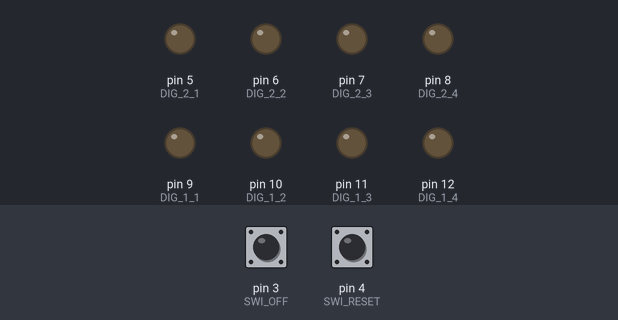
Bench run of a sketch on a simulated Arduino Uno, built with avr-gcc and run on an emulated ATmega328P. Shown: output pins drawn as LEDs (lit = HIGH). Dashed ring = blinking. Inputs (shaded band) come from the test bench; at power-on: pin 4 (SWI_RESET) HIGH, pin 3 (SWI_OFF) HIGH.

Above: at 3.2 s.
3.3 s: pin 4 (SWI_RESET) pulled LOW for 3.2 s
At 5.4 s:
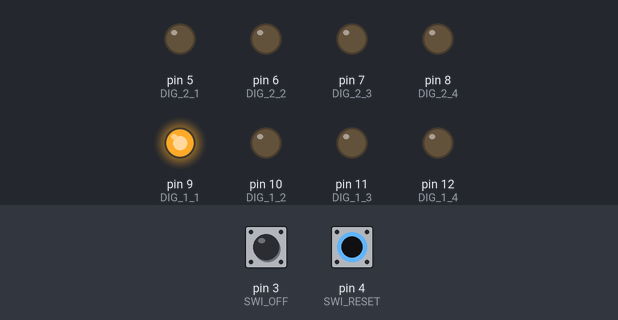
8.7 s: pin 4 (SWI_RESET) driven LOW
At 11.2 s:
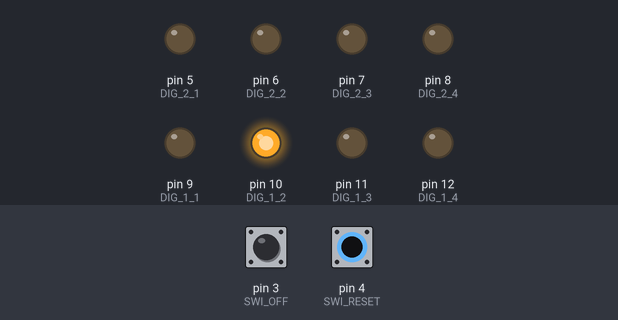
13.2 s: pin 3 (SWI_OFF) pulled LOW for 1.45 s
At 15.1 s:
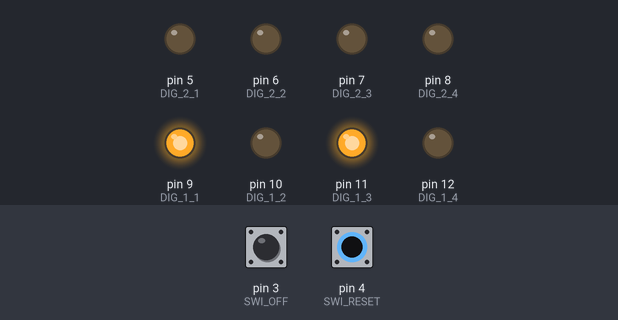
16.1 s: pin 3 (SWI_OFF) pulled LOW for 3.2 s
At 21.4 s:
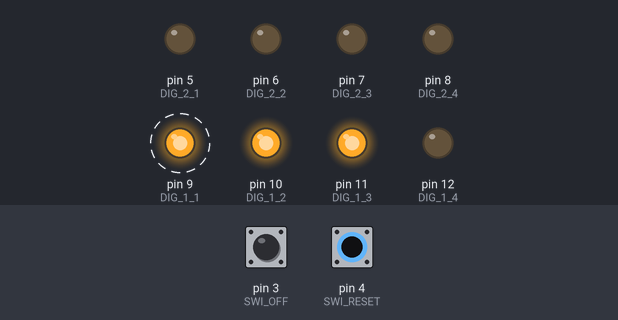
23.8 s: pin 4 (SWI_RESET) driven HIGH
At 25.3 s:
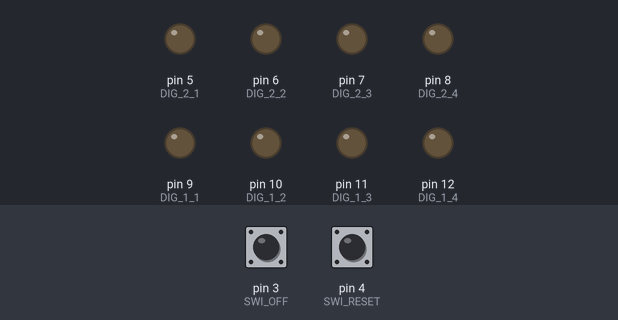
Timing chart, 0 to 26.8 s (numbered marks = the images above; inputs shaded):
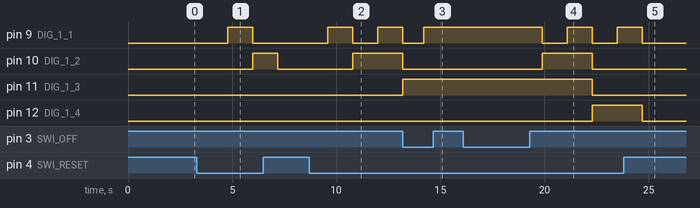

Measured:
- after the input at 3.3 s, pin 9 (DIG_1_1): LOW → HIGH after 1.5 s, → LOW 1.2 s later; pin 10 (DIG_1_2): LOW → HIGH after 2.7 s, → LOW 1.2 s later
- after the input at 8.7 s, pin 9 (DIG_1_1): LOW → HIGH after 0.90 s, → LOW 1.2 s later, → HIGH 1.2 s later; pin 10 (DIG_1_2): LOW → HIGH after 2.1 s
- after the input at 13.2 s, pin 10 (DIG_1_2): goes on until 13.2 s, then stays LOW
- after the input at 16.1 s, pin 9 (DIG_1_1): alternates HIGH for 1.2 s and LOW for 1.2 s, starting after 3.8 s; pin 10 (DIG_1_2): LOW → HIGH after 3.8 s, → LOW 2.4 s later; pin 11 (DIG_1_3): HIGH → LOW after 6.2 s; pin 12 (DIG_1_4): LOW → HIGH after 6.2 s
- after the input at 23.8 s, pin 5 (DIG_2_1): stays LOW (without the input it goes to HIGH after 0.90 s); pin 9 (DIG_1_1): goes on until 24.7 s, then stays LOW; pin 10 (DIG_1_2): stays LOW (without the input it goes to HIGH after 3.3 s)

The sketch:

digital-clock.ino
```cpp
// (licence header left out)
/*** 引入关键库 ****/
#include "ovo.h"

/*** 是否开启debug模式 ****/

//去掉下一行的注释以开启debug模式
//#define DEBUG_MODE

/*** 是否使用备用开关算法 ****/

//!!仅在暂停键不灵敏时考虑本选项!!
//去掉下一行的注释以使用备用开关算法
//#define FORCED_SWITCH


/*** 定义初始参数 ****/

//小组组号
#define GROUP_ID 22 //计时器增大到此值将重新从零开始
                    //例如此处我的组号是22

//时钟变换时间间隔 (毫秒)::如果组号超过30可考虑调小本值
#define INTERVAL_TIME 1000 //默认是1秒

//按下开关后冻结时间 (毫秒)::仅在备用开关模式有效
#define SWI_DELAY_TIME 1200

//pin口 - 接译码器1 (显示个位)
#define DIG_1_1 9   //A
#define DIG_1_2 10  //B
#define DIG_1_3 11  //C
#define DIG_1_4 12  //D

//pin口 - 接译码器2 (显示十位)
#define DIG_2_1 5   //A
#define DIG_2_2 6   //B
#define DIG_2_3 7   //C
#define DIG_2_4 8   //D

//pin口 - 接开关
#define SWI_OFF 3

//pin口 - 接reset键
#define SWI_RESET 4


/*** 引入自定义库 ****/

#include "digital-screen.h"
#include "switch.h"


/*** 运行初始化 ****/

void setup(){

    //时钟显示屏初始化
    digital_clock_ini();
    //开关组件初始化
    switch_ini();
    //初始化串口,方便debug
    Serial.begin(115200);
#ifdef DEBUG_MODE
    //初始化板载led,作为debug的指示灯
    pinMode(LED_BUILTIN, OUTPUT);
#endif
}


/*** 实例化组件 ****/

#ifdef DEBUG_MODE

//时钟显示屏实例化
Debug_DigitalClock clock(GROUP_ID);


#else

//时钟显示屏实例化
DigitalClock clock(GROUP_ID);

#endif

//开关组件实例化
Switch swi(SWI_OFF), reset(SWI_RESET);

/*** 主循环程序 ****/

void loop(){

    /*** 主要控制逻辑 ****/
#ifdef DEBUG_MODE

    //如果reset键或开关键被按下，板载led亮
    if(reset.isPressed() == true || swi.isPressed() == true) {
        digitalWrite(LED_BUILTIN, HIGH);
    }else{
        digitalWrite(LED_BUILTIN, LOW);
    }

#else
    //如果reset键被按下，重置时钟
    if(reset.isPressed() == true) {
      clock.reset();
      swi.changeStatus(15);
      reset.changeStatus(1);
    }

    //如果开关打开，则开始或停止计时
    if(swi.getStatus() == true) clock.show();
    else clock.hide();
#endif

    /*** 守护进程 ****/
    clock.core();
    swi.core();
    reset.core();

}
```

digital-screen.h
```cpp
// (licence header left out)
#ifndef _DIGITAL_SCREEN_H
#define _DIGITAL_SCREEN_H

#include "ovo.h"

#ifndef INTERVAL_TIME
#define INTERVAL_TIME 1000
#endif


#ifndef DIG_1_1
#define DIG_1_1 9
#endif

#ifndef DIG_1_2
#define DIG_1_2 10
#endif

#ifndef DIG_1_3
#define DIG_1_3 11
#endif

#ifndef DIG_1_4
#define DIG_1_4 12
#endif

#ifndef DIG_2_1
#define DIG_2_1 5
#endif

#ifndef DIG_2_2
#define DIG_2_2 6
#endif

#ifndef DIG_2_3
#define DIG_2_3 7
#endif

#ifndef DIG_2_4
#define DIG_2_4 8
#endif

class DigitalClock{

public:

    DigitalClock(int group = 22){

        this->_group = group;
        _ice = 0;
        _cnt = 0;
    };


    /**
     * control digital screens
     *
     * @Author yimian
     * @param int num # 待显示数字
     * @return void
     */
    inline void digital_show(int num){

        if(num == -1 || _ice == 1){
            //digital_show_1(15);
            //digital_show_2(15);
            return;
        }

        digital_show_1(num % 10);
        digital_show_2((num / 10) % 10);
    }


    void core(){

        setInterval([&](){
            this->digital_show(this->_cnt % (this->_group + 1));
            if(this->_ice != 1) this->_cnt++;
        }, INTERVAL_TIME);
    }

    inline void hide(){
        this->_ice = 1;
    }

    inline void show(){
        this->_ice = 0;
    }

    inline void change(){
        this->_ice = !(this->_ice);
    }

    inline void reset(){
        this->_cnt = 0;
    }

private:

    int _group;
    int _ice;
    unsigned int _cnt;

    /**
     * control digital screen 1
     *
     * @Author yimian
     * @param int num # 待显示数字
     * @return void
     */
    void digital_show_1(int num){

        digitalWrite(DIG_1_1, !!(num & (0x01<<0)));
        digitalWrite(DIG_1_2, !!(num & (0x01<<1)));
        digitalWrite(DIG_1_3, !!(num & (0x01<<2)));
        digitalWrite(DIG_1_4, !!(num & (0x01<<3)));
    }


    /**
     * control digital screen 2
     *
     * @Author yimian
     * @param int num # 待显示数字
     * @return void
     */
    void digital_show_2(int num){

        digitalWrite(DIG_2_1, !!(num & (0x01<<0)));
        digitalWrite(DIG_2_2, !!(num & (0x01<<1)));
        digitalWrite(DIG_2_3, !!(num & (0x01<<2)));
        digitalWrite(DIG_2_4, !!(num & (0x01<<3)));
    }


};


/**
 * digital-clock setup
 *
 * @Author yimian
 * @param void
 * @return void
 */
void digital_clock_ini(){

    pinMode(DIG_1_1, OUTPUT);
    pinMode(DIG_1_2, OUTPUT);
    pinMode(DIG_1_3, OUTPUT);
    pinMode(DIG_1_4, OUTPUT);
    pinMode(DIG_2_1, OUTPUT);
    pinMode(DIG_2_2, OUTPUT);
    pinMode(DIG_2_3, OUTPUT);
    pinMode(DIG_2_4, OUTPUT);

}


#ifdef DEBUG_MODE

class Debug_DigitalClock{

public:

    Debug_DigitalClock(int group = 22){

        this->_group = group;
        _ice = 0;
        _cnt = 0;
    };


    /**
     * control digital screens
     *
     * @Author yimian
     * @param int num # 待显示数字
     * @return void
     */
    inline void digital_show(int num){

        if(num == -1 || _ice == 1){
            //digital_show_1(15);
            //digital_show_2(15);
            return;
        }

        digital_show_1(num % 10);
        digital_show_2(num % 10);
    }


    void core(){

        setInterval([&](){
            this->digital_show(this->_cnt % (this->_group + 1));
            if(this->_ice != 1) this->_cnt++;
        }, INTERVAL_TIME);
    }

    inline void hide(){
        this->_ice = 1;
    }

    inline void show(){
        this->_ice = 0;
    }

    inline void change(){
        this->_ice = !(this->_ice);
    }

    inline void reset(){
        this->_cnt = 0;
    }

private:

    int _group;
    int _ice;
    unsigned int _cnt;

    /**
     * control digital screen 1
     *
     * @Author yimian
     * @param int num # 待显示数字
     * @return void
     */
    void digital_show_1(int num){

        digitalWrite(DIG_1_1, !!(num & (0x01<<0)));
        digitalWrite(DIG_1_2, !!(num & (0x01<<1)));
        digitalWrite(DIG_1_3, !!(num & (0x01<<2)));
        digitalWrite(DIG_1_4, !!(num & (0x01<<3)));
    }


    /**
     * control digital screen 2
     *
     * @Author yimian
     * @param int num # 待显示数字
     * @return void
     */
    void digital_show_2(int num){

        digitalWrite(DIG_2_1, !!(num & (0x01<<0)));
        digitalWrite(DIG_2_2, !!(num & (0x01<<1)));
        digitalWrite(DIG_2_3, !!(num & (0x01<<2)));
        digitalWrite(DIG_2_4, !!(num & (0x01<<3)));
    }


};

#endif

#endif
```

ovo.h
```cpp
// (licence header left out)
#ifndef _OVO_H
#define _OVO_H


/**
 * Like set Timeout in JS
 *
 * @Author yimian
 * @param auto function (allow Lambda)
 * @param int millisecond to dealy
 * @return void
 */
void setTimeout(auto function,const int delay)
{
    static bool on = 1;
    if(on == 1){
        static unsigned long startTime = millis();

        if(millis() - startTime > delay){
            function();
            on == 0;
        }
    }
}

/**
 * Like set Interval in JS
 *
 * @Author yimian
 * @param auto function (allow Lambda)
 * @param int millisecond of interval
 * @return void
 */
void setInterval(auto function, const int delay)
{
    static unsigned long startTime = millis();

    if(millis() - startTime > delay){
        function();
        startTime = millis();
    }
}


/**
 * Switch between function1 and function2 for delay1 and delay2
 *
 * @Author yimian
 * @param auto function1 (allow Lambda)
 * @param auto function2 (allow Lambda)
 * @param int millisecond of interval
 * @param int millisecond of interval
 * @return void
 */
void setSwitch(auto function1, auto function2, const int delay1, const int delay2)
{
    static unsigned long startTime = millis();

    if(millis() - startTime < delay1){
        function1();
    }else if(millis() - startTime >= delay1 && millis() - startTime < delay1 + delay2){
        function2();
    }else if(millis() - startTime >= delay1 + delay2){
        startTime = millis();
    }
}


/**
 * Make direct voltage change to gradually change
 *
 * @author yimian
 * @category ovo
 * @package ovo
 */
class slowWrite
{
    public:
        inline void set(int t_pin, unsigned int t_delay){
            pin = t_pin;
            delay = t_delay;
        };
        inline void high(){
            startTime = millis();
            state = 1;
        };
        inline void low(){
            startTime = millis();
            state = 0;
        };
        inline void run(){
            if(state == 1 && millis() - startTime < delay){
                analogWrite(pin, ((millis() - startTime) * 255 / delay));Serial.println(((millis() - startTime) * 255 / delay));
            }else if(state == 0 && millis() - startTime < delay){
                analogWrite(pin, 255-((millis() - startTime) * 255 / delay));Serial.println(255-((millis() - startTime) * 255 / delay));
            }else{
                state = -1;
            }
        };

    private:
        unsigned long startTime;
        int state;
        int pin;
        unsigned int delay;
};


#endif
```

switch.h
```cpp
// (licence header left out)
#ifndef _SWITCH_H
#define _SWITCH_H

#include "ovo.h"

#ifndef SWI_OFF
#define SWI_OFF 3
#endif

#ifndef SWI_RESET
#define SWI_RESET 4
#endif

#ifndef SWI_DELAY_TIME 1200
#define SWI_DELAY_TIME 1200
#endif

class Switch{

public:

    Switch(unsigned short pin = 3, bool type = HIGH){
        this->_pin = pin;
        this->_type = type;
        this->_isPressed = false;
        this->_status = true;
    }

    void core(){
        check_status();
    }

    bool getStatus(){
        return _status;
    }

    void changeStatus(int state){
        if(state == 15){
            this->_status = true;
            return;
        }
        this->_status = !(this->_status);
    }

    bool isPressed(){
        return _isPressed;
    }

private:
    unsigned short _pin;
    bool _type;
    bool _isPressed;

    bool _status;

    void set_isPressed(){

        if(digitalRead(this->_pin) == this->_type){

            this->_isPressed = true;
        }else{
            this->_isPressed = false;
        }
    }

    void check_status(){

        static bool s_fIsPressed = false;
        set_isPressed();

#ifdef FORCED_SWITCH
        static unsigned int t_t = millis();
        // 检测开关键按下动作
        if(this->_isPressed != s_fIsPressed){

            if(t_t < millis() - SWI_DELAY_TIME ){
                this->_status = !(this->_status);
                t_t = millis();
            }
        }
#else
        // 检测开关键松开动作
        if(this->_isPressed != s_fIsPressed /*&& this->_isPressed != _type*/){

            this->_status = !(this->_status);
            delay(600);
        }
#endif
    }

};


/**
 * switch setup
 *
 * @Author yimian
 * @param void
 * @return void
 */
void switch_ini(){

    pinMode(SWI_OFF, INPUT);
    pinMode(SWI_RESET, INPUT);

}


#endif
```
